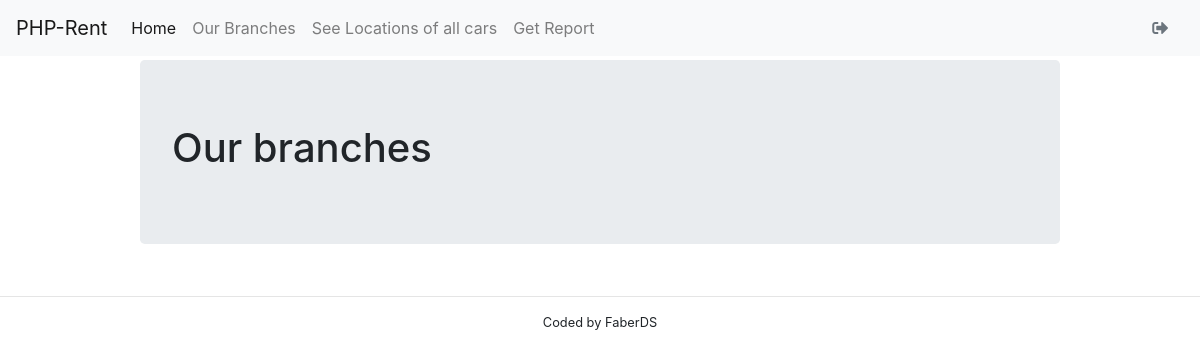
The page /branches.php (signed in) on the database as committed earlier.
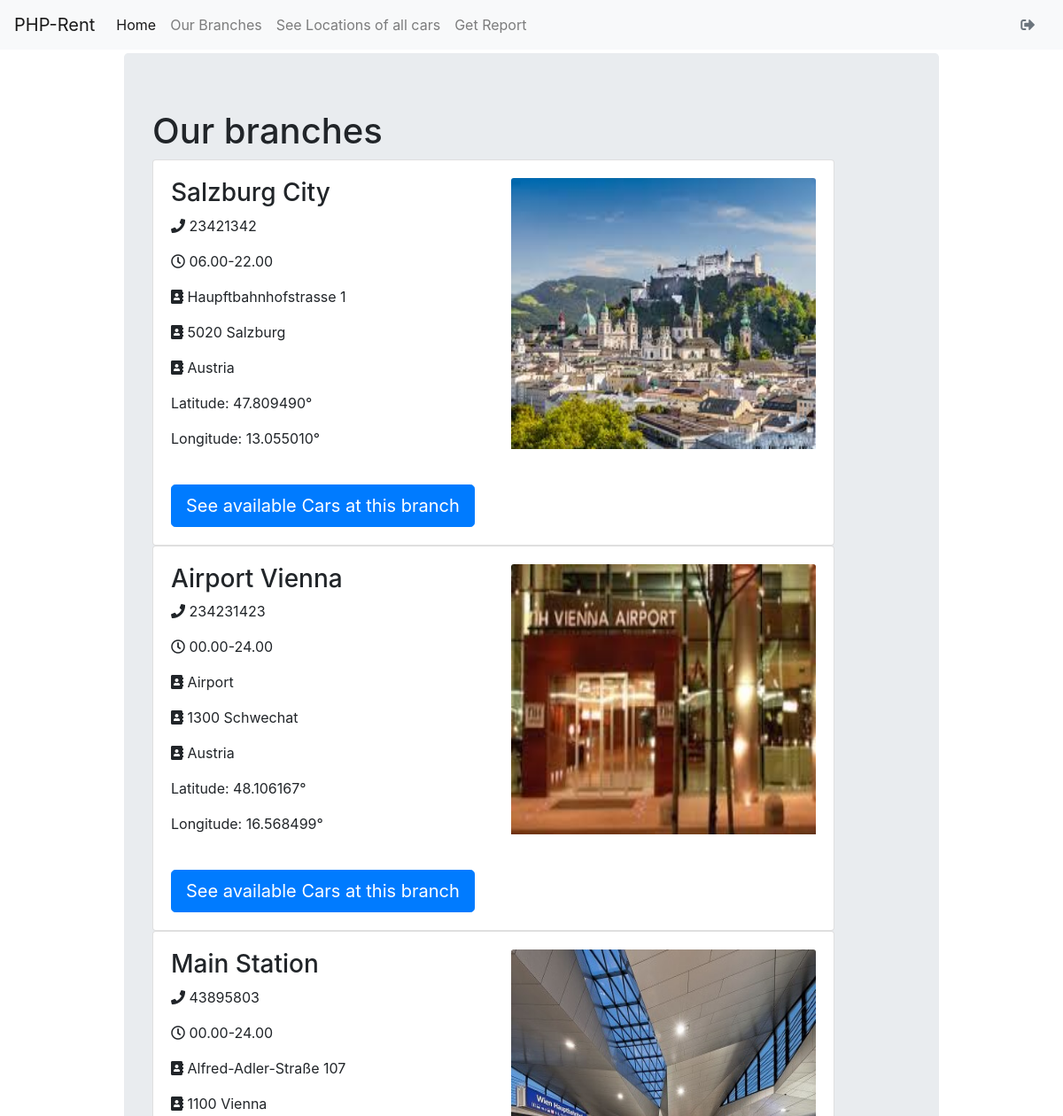
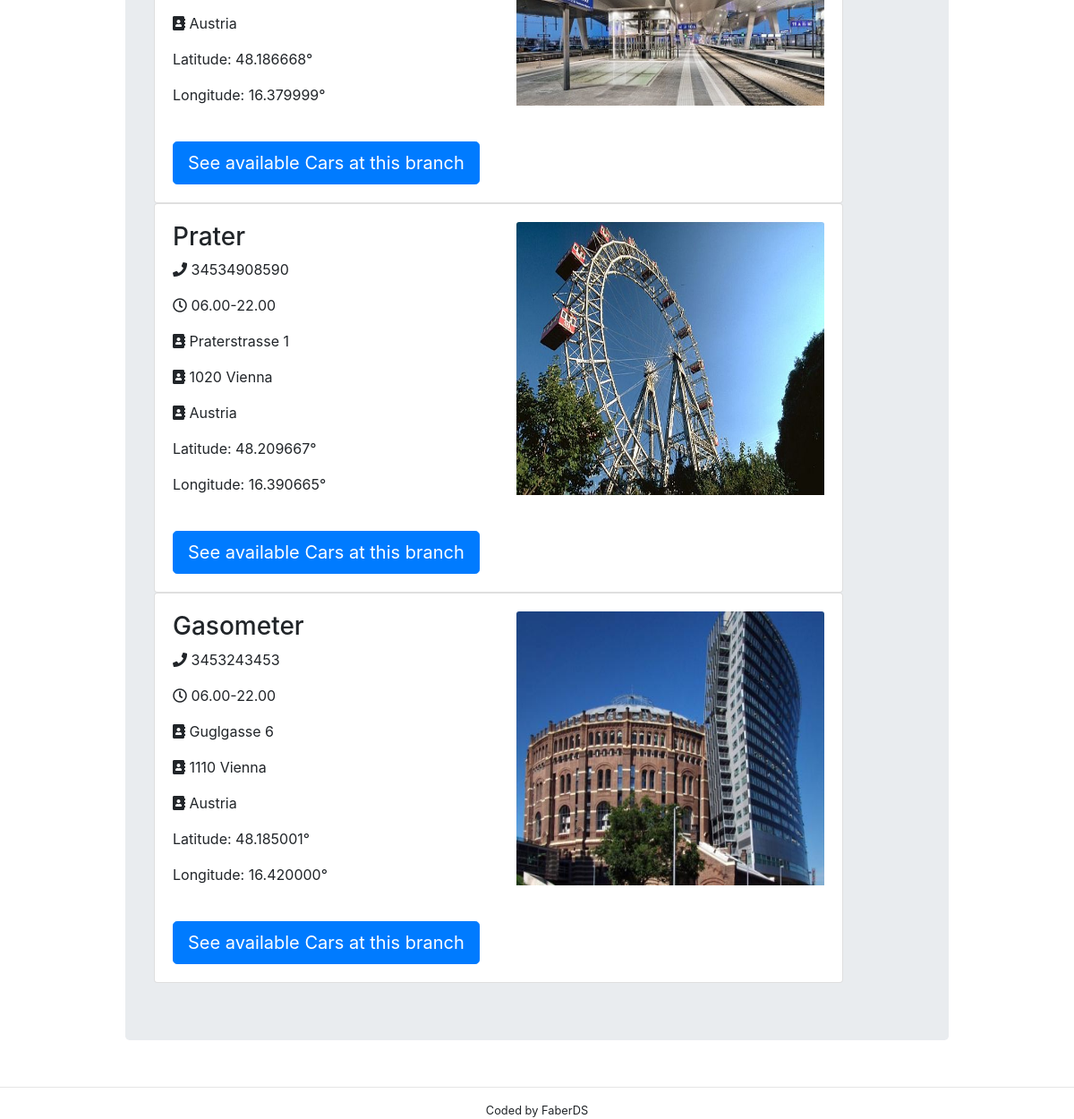
The same page on the database as committed later (2 pictures, top to bottom).
### tables this page shows
CREATE TABLE `branch` (
  `id` int(11) NOT NULL,
  `telenr` bigint(20) NOT NULL,
  `fk_branch_address_id` int(11) DEFAULT NULL,
  `fk_location_id` int(11) DEFAULT NULL,
  `opening_hours` varchar(12) DEFAULT NULL,
  `img` text
);

CREATE TABLE `locations` (
  `id` int(11) NOT NULL,
  `lat` float(10,6) DEFAULT NULL,
  `lon` float(10,6) DEFAULT NULL,
  `location` text,
  `branch` enum('true','false') DEFAULT 'false'
);

CREATE TABLE `branch_address` (
  `id` int(11) NOT NULL,
  `zipcode` int(5) NOT NULL,
  `city` varchar(20) NOT NULL,
  `street` varchar(30) DEFAULT NULL,
  `country` varchar(30) DEFAULT NULL
);

### config/pdocon.php (called while the page is built, shortened)
<?php
class Pdocon{
        private $host       = "localhost";
        private $user       = "root";
        private $pass       = "root";
        private $dbnm       = "cr11_denis_schuele_php_car_rental";
        private $dbh;
        private $stmt;
        public function __construct(){
        $dsn ="mysql:host=" . $this->host . "; dbname=" . $this->dbnm;
        $options = array(
            PDO::ATTR_PERSISTENT    => true,
            PDO::ATTR_ERRMODE       => PDO::ERRMODE_EXCEPTION
        );
            try{
                $this->dbh  = new PDO($dsn, $this->user, $this->pass, $options);
            }catch(PDOException $error){
                $this->errmsg = $error->getMessage();
                echo $this->errmsg;
            }
        }
        public function query($query){
            $this->stmt = $this->dbh->prepare($query);
        }
        public function execute(){
          return $this->stmt->execute();
        }
        public function fetchMultiple(){
        $this->execute();
        return $this->stmt->fetchAll(PDO::FETCH_ASSOC);
        }
}
?>

### branches.php (the view, shortened to what this page needs)
<?php
     include('includes/header.php');
    include('config/pdocon.php');
    $db = new Pdocon;
    $db->query("SELECT * FROM `branch`
                LEFT JOIN `locations` ON `branch`.`fk_location_id`= `locations`.`id`
                LEFT JOIN `branch_address` ON `branch`.`fk_branch_address_id` = `branch_address`.`id`
                WHERE `locations`.`branch`= 'true'");
    $rows = $db->fetchMultiple();
?>
<div class="container">
    <div class="row">
        <div class="col-lg-10 col-md-12 mx-auto m-1">
            <div class="jumbotron">
                <h1>Our branches</h1>
                <?php
                    foreach($rows as $row) :
                    ?>
                    <div class="card" style="width: 90%;">
                        <div class="card-content d-flex flex-row" style="width: 100%">
                            <div class="card-body " style="width: 50%">
                                <h3 class="card-text"><?= $row['location'];?></h3>
                                <p class="card-text"><i class="fas fa-phone"></i>  <span><?= $row['telenr'];?></span></p>
                                <p class="card-text"><i class="far fa-clock"></i>  <span><?= $row['opening_hours'];?></span></p>
                                <p class="card-text"><i class="fas fa-address-book"></i>   <span><?= $row['street'];?></span></p>
                                <p class="card-text"><i class="fas fa-address-book"></i>   <span><?= $row['zipcode']." ".$row['city'];;?></span></p>
                                <p class="card-text"><i class="fas fa-address-book"></i>   <span><?= $row['country'];?></span></p>
                                <p class="card-text">Latitude: <span><?= $row['lat'];?>°</span></p>
                                <p class="card-text">Longitude: <span><?= $row['lon'];?>°</span></p>
                            </div>
                            <div class="card-body d-flex d-flex-reverse" style="width: 50%">
                                <img class="card-img-top" src="img/branch_img/<?= $row['img']; ?>" alt="<?= $row['location'];?> image" >
                            </div>
                        </div>
                        <div class="card-body d-flex d-flex-reverse" >
                            <a class="btn btn-primary btn-lg" href="branch_cars.php?loc_id=<?= $row['fk_location_id']?>">See available Cars at this branch</a>
                        </div>
                    </div>
                <?php
                    endforeach;
                ?>
            </div>
        </div>
    </div>
</div>
<?php
    include('includes/footer.php');
?>

### includes/header.php (shortened to what this page needs)
    <html>
    <head>
<link rel="stylesheet" href="https://maxcdn.bootstrapcdn.com/bootstrap/4.0.0/css/bootstrap.min.css">
        <link href="css/style.css" rel="stylesheet">
        <link rel="stylesheet" href="https://use.fontawesome.com/releases/v5.1.0/css/all.css">
    </head>
    <body>
    <?php
        include('navbar.php');
        ?>

### includes/navbar.php (shortened to what this page needs)
<?php
    $loged_in= false;
    if(isset($_SESSION['user_is_logged_in'])){
            $loged_in = true;
        } else{
        }
?>
<nav class="navbar sticky-top navbar-expand-lg navbar-light bg-light">
  <a class="navbar-brand" href="#">PHP-Rent</a>
  <div class="collapse navbar-collapse" id="navbarSupportedContent">
    <ul class="navbar-nav mr-auto">
    <?php if($loged_in){
        ?>
      <li class="nav-item active">
        <a class="nav-link" href="home.php">Home <span class="sr-only">(current)</span></a>
      </li>
      <li class="nav-item">
        <a class="nav-link" href="branches.php">Our Branches</a>
      </li>
      <?php
        if(isset($_SESSION['user_data']['role'])){
          if(($_SESSION['user_data']['role'] == 'Admin')){
      ?>
          <li class="nav-item">
            <a class="nav-link" href="car_position.php">See Locations of all cars</a>
          </li>
          <li class="nav-item">
            <a class="nav-link" href="report.php">Get Report</a>
          </li>
      <?php
            }
            }
      ?>
    </ul>
            <a class="nav-link disabled" href="action/logout.php"><i class='fas fa-sign-out-alt'></i></a>
        <?php
    } else{
        ?>
            <a class="nav-link disabled" href="index.php?login">Login</a>
            <a class="nav-link disabled" href="index.php?register">Register</a>
        <?php
    }
    ?>
  </div>
</nav>

### includes/footer.php (shortened to what this page needs)
        <footer class="text-center">
            <hr>
            <small>Coded by FaberDS</small>
        </footer>
 </body>
</html>

### branches.php (style rules this page uses)
html, body { height: 100%; margin: 0; padding: 0; }

Rows that differ between the two databases and show on the page:
added branch: fk_location.location "Salzburg City", telenr "23421342", opening_hours "06.00-22.00", fk_branch_address.street "Haupftbahnhofstrasse 1", fk_branch_address.zipcode "5020", fk_branch_address.city "Salzburg", fk_branch_address.country "Austria", fk_location.lat "47.809490", fk_location.lon "13.055010", img (picture)
added branch: fk_location.location "Airport Vienna", telenr "234231423", opening_hours "00.00-24.00", fk_branch_address.street "Airport", fk_branch_address.zipcode "1300", fk_branch_address.city "Schwechat", fk_branch_address.country "Austria", fk_location.lat "48.106167", fk_location.lon "16.568499", img (picture)
added branch: fk_location.location "Main Station", telenr "43895803", opening_hours "00.00-24.00", fk_branch_address.street "Alfred-Adler-Straße 107", fk_branch_address.zipcode "1100", fk_branch_address.city "Vienna", fk_branch_address.country "Austria", fk_location.lat "48.186668", fk_location.lon "16.379999", img (picture)
added branch: fk_location.location "Prater", telenr "34534908590", opening_hours "06.00-22.00", fk_branch_address.street "Praterstrasse 1", fk_branch_address.zipcode "1020", fk_branch_address.city "Vienna", fk_branch_address.country "Austria", fk_location.lat "48.209667", fk_location.lon "16.390665", img (picture)
added branch: fk_location.location "Gasometer", telenr "3453243453", opening_hours "06.00-22.00", fk_branch_address.street "Guglgasse 6", fk_branch_address.zipcode "1110", fk_branch_address.city "Vienna", fk_branch_address.country "Austria", fk_location.lat "48.185001", fk_location.lon "16.420000", img (picture)
